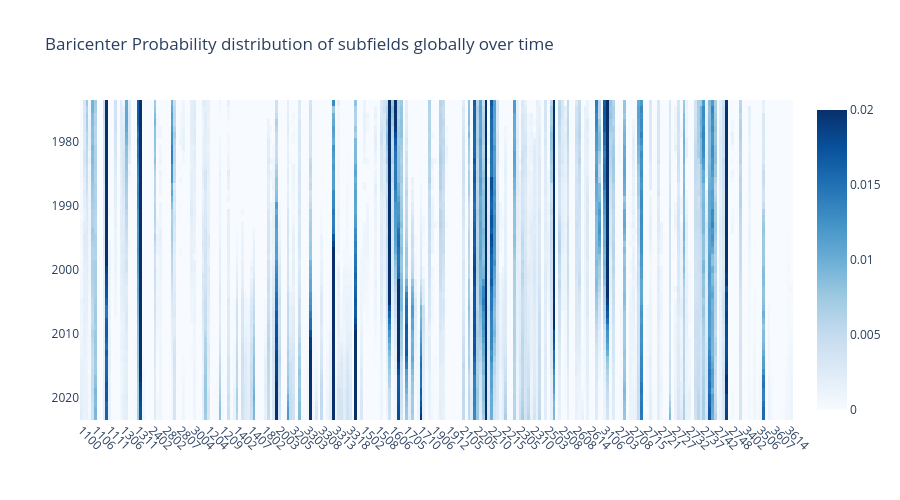

Notebook cell for this chart:
### Code cell
df = df_baricenter_global_yearly
uf.plotly_heatmap(
    df, x_labels=df.columns, y_labels=df.index,
    title=f"Baricenter Probability distribution of subfields globally over time",
    z_min=0, z_max=0.02, line_height=10,
    x_type="subfield", colorscale="non"
)

### Figure 1 — Plotly figure (JSON) as saved in the notebook; plotly's stock layout.template omitted (floating-point values rounded to 4 significant figures; data arrays with more than 128 entries replaced by an {"elided": "..."} marker saying what was removed)
{"data": [{"colorscale": [[0, "rgb(247,251,255)"], [0.125, "rgb(222,235,247)"], [0.25, "rgb(198,219,239)"], [0.375, "rgb(158,202,225)"], [0.5, "rgb(107,174,214)"], [0.625, "rgb(66,146,198)"], [0.75, "rgb(33,113,181)"], [0.875, "rgb(8,81,156)"], [1, "rgb(8,48,107)"]], "customdata": {"elided": "50x252x2 mixed values"}, "hovertemplate": "<b>X: </b>%{customdata[0]}<br><b>Y: </b>%{customdata[1]}<br><b>Z: </b> %{z:.3f}<br><extra></extra>", "type": "heatmap", "x": {"elided": "252 str values"}, "y": [1974, 1975, 1976, 1977, 1978, 1979, 1980, 1981, 1982, 1983, 1984, 1985, 1986, 1987, 1988, 1989, 1990, 1991, 1992, 1993, 1994, 1995, 1996, 1997, 1998, 1999, 2000, 2001, 2002, 2003, 2004, 2005, 2006, 2007, 2008, 2009, 2010, 2011, 2012, 2013, 2014, 2015, 2016, 2017, 2018, 2019, 2020, 2021, 2022, 2023], "z": {"elided": "50x252 float values"}, "zmax": 0.02, "zmin": 0}], "layout": {"height": 500, "title": {"text": "Baricenter Probability distribution of subfields globally over time"}, "xaxis": {"automargin": true, "tickangle": 45}, "yaxis": {"automargin": true, "autorange": "reversed"}}}
